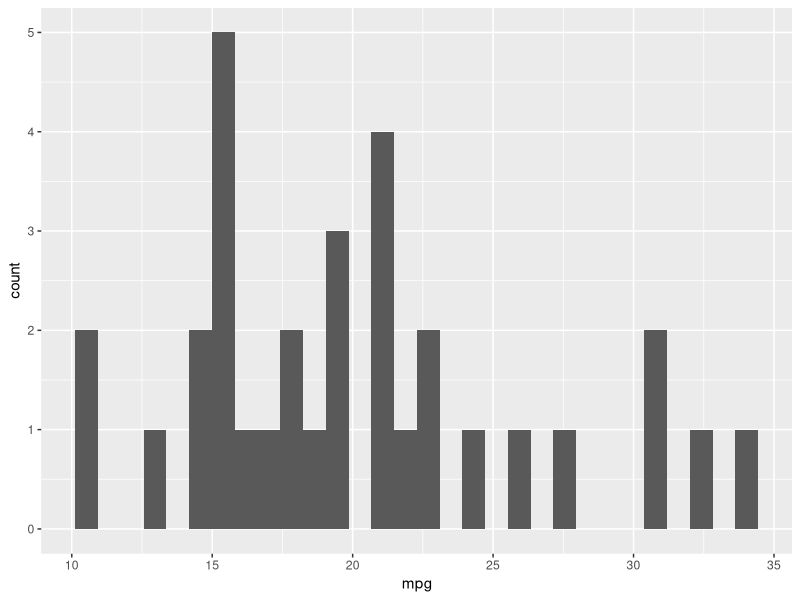
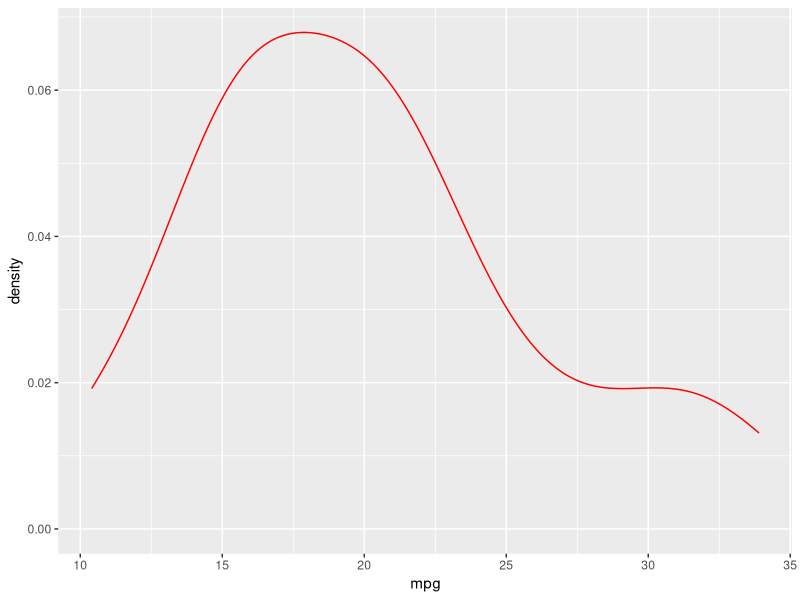
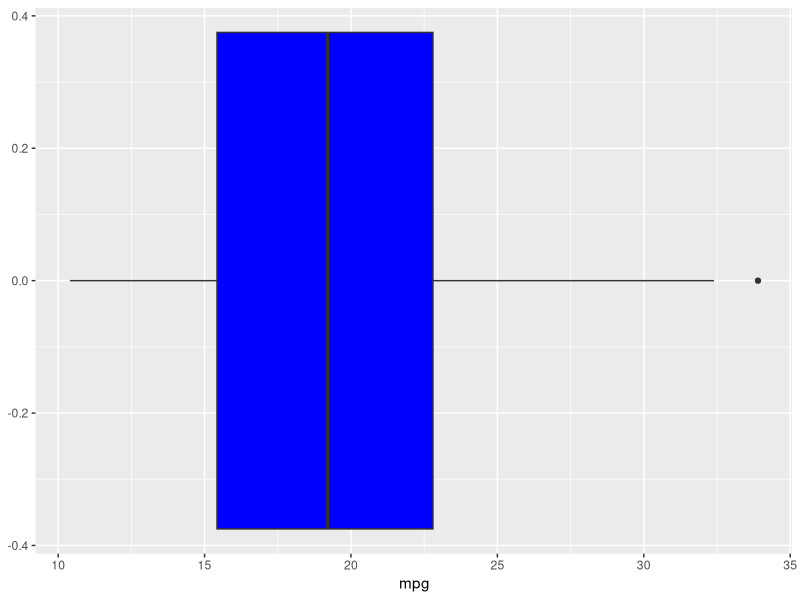
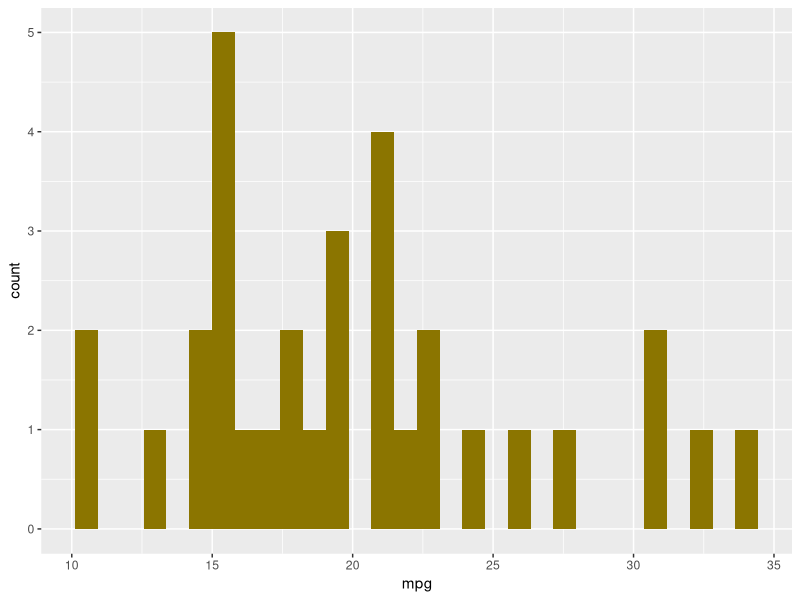
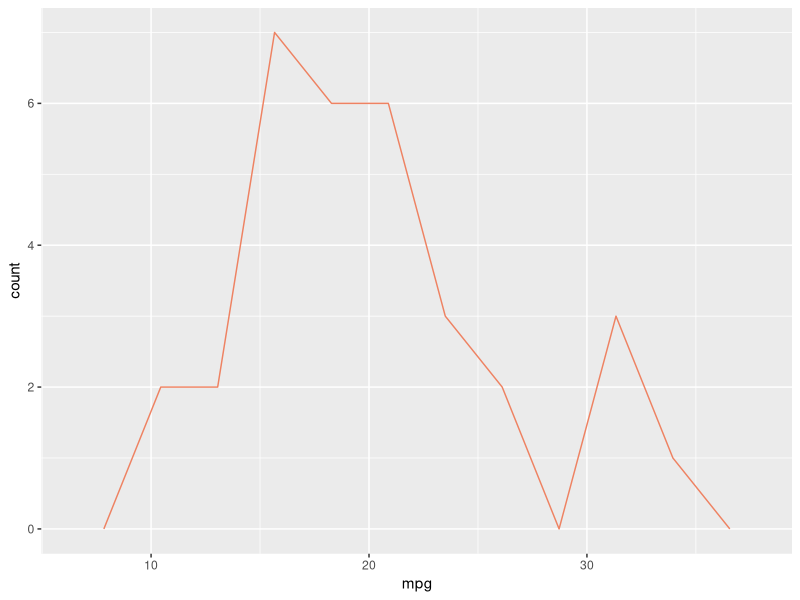
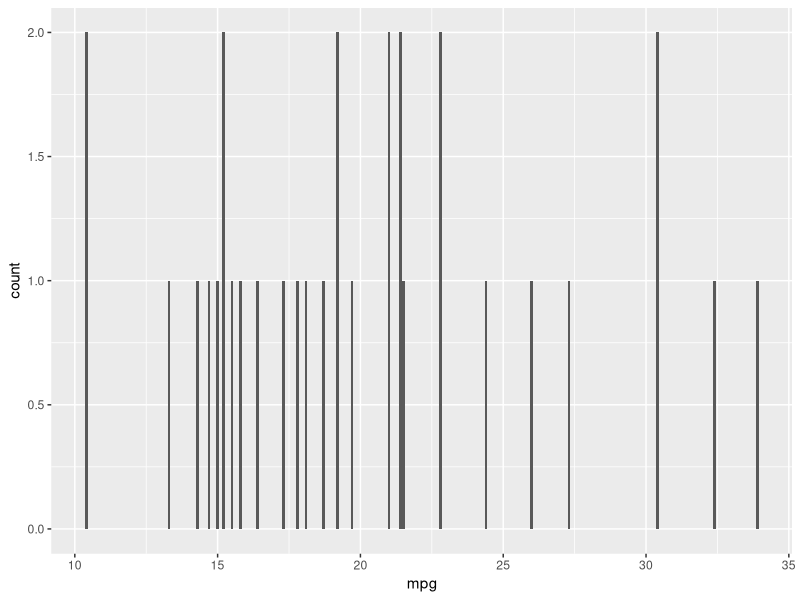
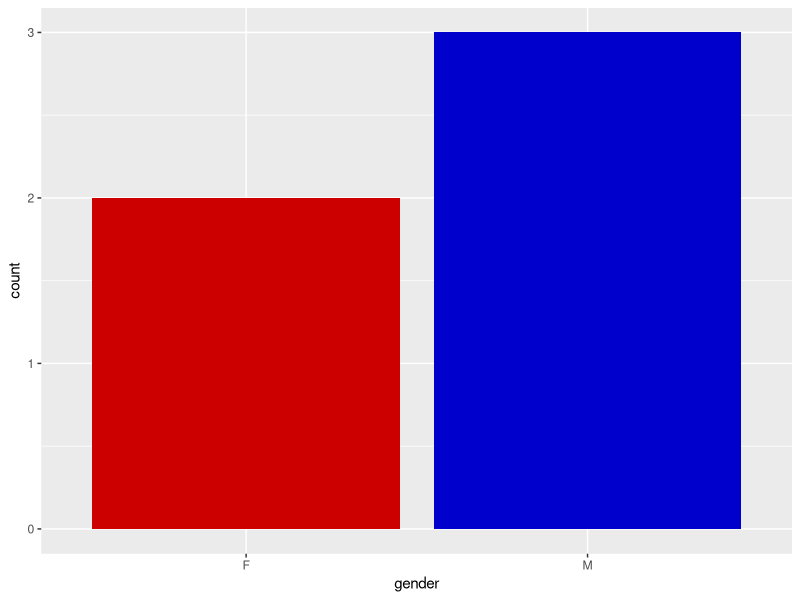
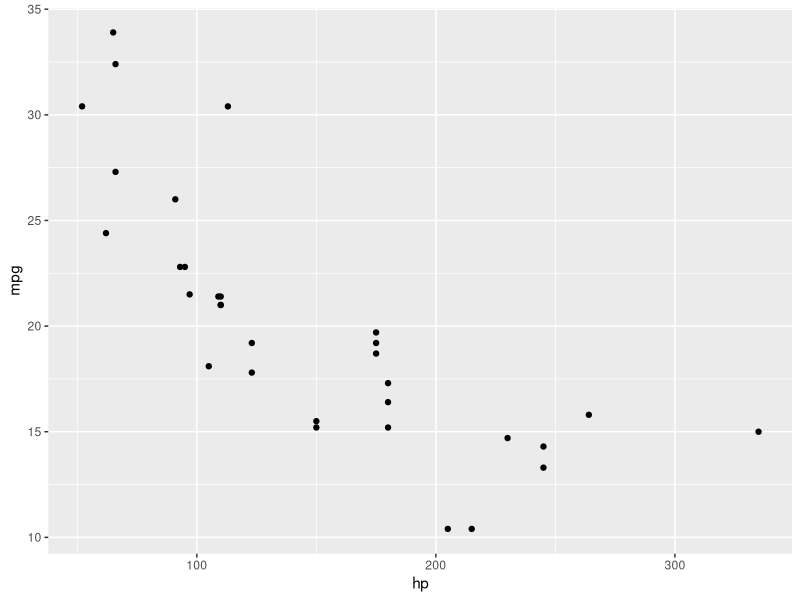

Recreate these plots in R, in order.
library(tidyverse)

head(mtcars)
View(mtcars)

# build chart 
# discrete = ไม่ต่อเนื่อง
# continuous =่ ต่อเนื่อง

ggplot(data = mtcars,
       mapping = aes(x = mpg)) +  #aes is fpr choose data for chart 
  geom_histogram()


ggplot(data = mtcars,
       mapping = aes(x = mpg)) +  
  geom_density(col = "Red")


ggplot(data = mtcars,
       mapping = aes(x = mpg)) +  
  geom_boxplot(fill = "Blue1")

# base layer
base <- ggplot(data = mtcars,
               mapping = aes(x = mpg))
base + geom_histogram(fill = "gold4")
base + geom_freqpoly(bins = 10, col = "salmon2")
base + geom_bar()

student <- data.frame(id = 1:5,
                      gender = c("M", "M", "M", "F", "F"))
student

ggplot(data = student, aes(gender)) + 
  geom_bar(fill = c("Red3", "Blue3"))

## two variavles chart both discrete

ggplot(mtcars, aes(hp, mpg)) +
  geom_point()

ggplot(mtcars, aes(hp, mpg)) +
  geom_smooth() +
  geom_point( size = 2, col = "blue4", alpha = 0.5) +
  geom_rug()

ggplot(mtcars, aes(hp, mpg)) + 
  geom_smooth(method = "lm", col= "salmon3", fill= "gold4", size =2) +
  geom_point(col = "black") +
  theme_minimal() #theme foe change background


## two chart continuous and discrete 
View(diamonds)
glimpse(diamonds) #use for preview dataset 


ggplot(diamonds, aes(carat, price)) +
  geom_smooth(col="red", fill="pink2") +
  geom_point(size = 0.01, alpha = 0.01, col="black")

ggplot(diamonds, aes(carat, price)) +
  geom_smooth(col="red", fill="pink2") +
  geom_point(size = 0.01, alpha = 0.01, col="blue") +
  coord_flip() #for change side x y 

ggplot(diamonds, aes(cut, price)) +
  geom_point(size = 10, col = "black", alpha = 0.02)

ggplot(diamonds, aes(cut, price)) +
  geom_violin() + 
  theme_classic()


## summarize data => build geom_col
agg_price_by_cut <- diamonds %>%
  group_by(cut) %>%
  summarise( med_price = median(price))

p1 <- ggplot(agg_price_by_cut,
             aes(cut, med_price)) +
  geom_col(fill= "salmon2") +
  theme_minimal()

# qplot -> quick plot
##ggplot2
p2 <- qplot( x=carat,
             y= price,
             data = diamonds,
             geom = "point",
             col = "blue")

p3 <- qplot(x=cut,
            data=diamonds,
            geom = "bar")
#library patchwork
library(patchwork)
(p1 + p2)/ p3
p1/p2/p3

ggplot(diamonds, aes(carat, price)) +
  geom_point(col = "blue4", alpha = 0.05, size = 0.5)

# sample n 
ggplot(sample_n(diamonds,5000), aes(carat, price)) + 
  geom_point()

# sample %n
set.seed(11)
ggplot(sample_frac(diamonds,0.03), aes(carat, price)) + 
  geom_point()

ggplot(sample_frac(diamonds,0.99), 
       aes(carat, price, col = cut)) + 
  geom_point() +
  theme_minimal() +
  scale_color_manual(
    values = c("red", "salmon", "pink", "green4", "blue2")
  )


ggplot(sample_frac(diamonds,0.99), 
       aes(carat, price, col = cut)) + 
  geom_point() +
  theme_minimal() +
  scale_color_brewer(type = "div",
                     palette = 4)

ggplot(sample_frac(diamonds,0.2), 
       aes(carat, price, col = price)) +
  geom_point(alpha=0.5) +
  theme_minimal() +
  scale_color_gradient(low = "gold2", 
                       high = "blue")


#facet
# segment the chart into group 
diamonds %>% 
  count(cut)

ggplot(sample_frac(diamonds, 0.1),
       aes(carat, price, col = price)) +
  geom_point(alpha = 0.8) +
  theme_minimal() +
  scale_color_gradient(low = "gold2", 
                       high = "blue") +
  facet_wrap(~cut, ncol = 2) 


ggplot(sample_frac(diamonds, 0.99),
       aes(carat, price, col = price)) +
  geom_point(alpha = 0.8) +
  theme_minimal() +
  scale_color_gradient(low = "gold2", 
                       high = "blue") +
  facet_grid(cut ~ clarity)

##########################################

#labels
ggplot(mtcars, aes(hp, mpg)) +
  geom_point() +
  theme_minimal() +
  labs(
    title = "My plot", 
    subtitle = "Plot Plot",
    x = "Horse Power", 
    y = "Miles per Gallon",
    caption = "Make BY : Beam"
  )

#simple bar chart 
ggplot(diamonds, aes(cut, fill=color)) +
  geom_bar() +
  theme_minimal()

ggplot(diamonds, aes(cut, fill=color)) +
  geom_bar(position = "fill") +
  theme_minimal()

ggplot(diamonds, aes(cut, fill=color)) +
  geom_bar(position = "dodge") +
  theme_minimal()

ggplot(diamonds, aes(cut, fill=color)) +
  geom_bar(position = "identity") +
  theme_minimal()

ggplot(diamonds, aes(cut, fill=color)) +
  geom_bar(position = "stack") +
  theme_minimal()


#install more theme for ggplot 

library(ggthemes)

ggplot(diamonds, aes(cut, fill=color)) +
  geom_bar(position = "stack") +
  theme_wsj()
